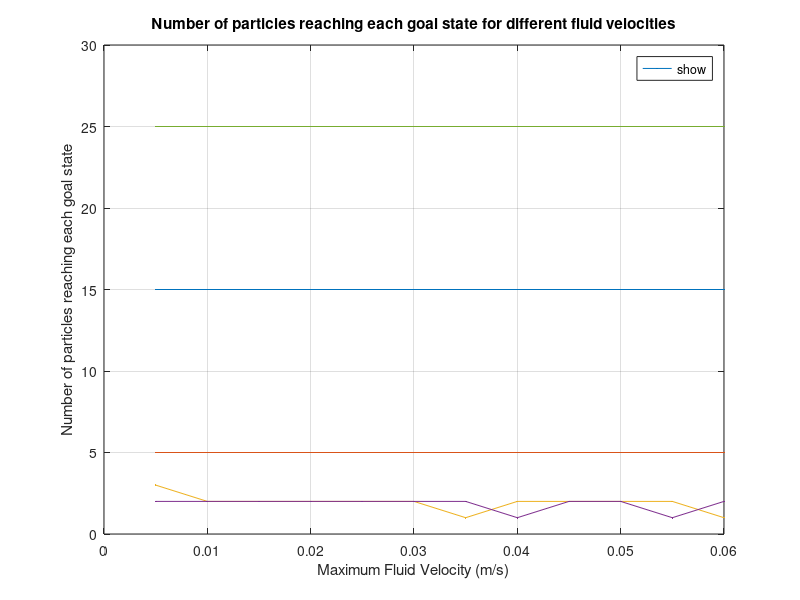

Source code (MATLAB):
function plotResults()
%CREATEFIGURE(X1, YMatrix1)
%  X1:  vector of plot x data
%  YMATRIX1:  matrix of plot y data

%  Auto-generated by MATLAB on 08-Apr-2022 11:27:04

close all;

x = 5:5:60;
x = x ./ 1000;
y = [15	5	3	2	25;
15	5	2	2	25;
15	5	2	2	25;
15	5	2	2	25;
15	5	2	2	25;
15	5	2	2	25;
15	5	1	2	25;
15	5	2	1	25;
15	5	2	2	25;
15	5	2	2	25;
15	5	2	1	25;
15	5	1	2	25];
% %yStartDist1OLD = [97.2, 89.2, 81.8];
% yStartDist = [97.6, 95.2, 94.2, 89.6; 
%     98.4, 97.6, 96.2, 93.2; 
%     94.6, 95.4, 88, 86; 
%     90, 97.8, 83.2, 83.8; 
%     94.4, 94, 81, 80; 
%     92, 87.4, 73.8, 83.2];
% yStartDist05 = [98.8, 100, 92.2];
% yStartDist1 = [94.4, 98.8, 92.6];
% yStartDist15 = [91.4, 94.4, 89];
% yStartDist2 = [95, 91.6, 82.4];
% yOLDParticleSize = [63,81.2,80.2,69.6,66.6,71.6,78.8];
% yOLDForceCap = [84.4,85.2,88,95.2,96.4];
% yOLDFlow = [99.77777778,98.4,98.4,79.4,59.2,39,29.4];
% SEParticleSize = [2.235073949, 0.777460253, 0.952190457, 1.783878421, 0.653197265, 0.426874949, 3.923717059];
% SEForceCap = [6.593262554, 10.56303828, 2.04504822, 2.851120637, 1.339983416];
% SEFlow = [1.627540749, 1.423610434, 0.843274043, 0.742368582, 0.653197265, 2.816617357, 2.048305533];
% %SEStartDist1OLD = [0.742368582, 5.225578118, 5.019517462];
% SEStartDist = [1.1384199576606147, 0.25298221281346944, 0.06324555320336848, 1.7708754896942906;
%     0.12649110640673697, 0.12649110640673697, 0.06324555320336848, 1.0119288512538822;
%     1.0751744044572507, 0.18973665961010097, 1.2649110640673518, 1.8973665961010275;
%     0.6324555320336759, 0.06324555320336848, 2.782804340948173, 4.4904342774391;
%     1.7708754896942906, 1.8973665961010275, 5.375872022286245, 1.2649110640673518;
%     1.8973665961010275, 2.7195587877448046, 0.6957010852370443, 0.8854377448471453];
% SEStartDist05 = [0.8, 0, 2.640706976];
% SEStartDist1 = [1.146976702, 0.611010093, 2.441311123];
% SEStartDist15 = [2.733333333, 1.107549848, 3.058685266];
% SEStartDist2 = [1.406334874, 3.109841011, 3.474350459];
% SEOLDParticleSize = [4.592264026,2.274496281,3.903844259,3.550273855,3.967086812,3.396730454,3.043389923];
% SEOLDForceCap = [4.73,2.274496281,3.438345856,2.653299832,1.066666667];
% SEOLDFlow = [0.25,1,0.777460253,4.110150038,5.40945674,4.394440933,4.310710176];

% Create figure
figure1 = figure;

% Create axes
axes1 = axes('Parent',figure1);
hold(axes1,'on');

plot1 = plot(x,y, '.-','MarkerSize',4,'MarkerFaceColor','#ff3300');

set(plot1(1),'DisplayName','Goal 1');
set(plot1(2),'DisplayName','Goal 2');
set(plot1(3),'DisplayName','Goal 3');
set(plot1(4),'DisplayName','Goal 4');
set(plot1(5),'DisplayName','Goal 5');
xlabel(axes1,"Maximum Fluid Velocity (m/s)");
ylabel(axes1, 'Number of particles reaching each goal state');
ylim(axes1,[0,30]);
title(axes1,'Number of particles reaching each goal state for different fluid velocities');
box(axes1,'on');
grid(axes1,'on');
legend(axes1,'show','Location','northeast');




%plot1 = errorbar(axes1, xParticleSize, yOLDParticleSize, 'diamond-','MarkerSize',4,'MarkerEdgeColor','#808080','MarkerFaceColor','#ff3300');

% Create multiple line objects using matrix input to plot
% plot5 = errorbar(axes1, xParticleSize, yOLDParticleSize, SEOLDParticleSize,'diamond-','MarkerSize',4,'MarkerEdgeColor','#808080','MarkerFaceColor','#ff3300');
% plot6 = errorbar(axes2, xForceCap, yOLDForceCap, SEOLDForceCap, 'diamond-','MarkerSize',4,'MarkerEdgeColor','#808080','MarkerFaceColor','#008002');
% plot7 = errorbar(axes3, xFlow, yOLDFlow, SEOLDFlow,'diamond-','MarkerSize',4,'MarkerEdgeColor','#808080','MarkerFaceColor','cyan');
% plot1 = errorbar(axes1, xParticleSize, yParticleSize, SEParticleSize,'o--','MarkerSize',4,'MarkerEdgeColor','black','MarkerFaceColor','blue');
% plot2 = errorbar(axes2, xForceCap, yForceCap, SEForceCap, 'o--','MarkerSize',4,'MarkerEdgeColor','black','MarkerFaceColor','magenta');
% plot3 = errorbar(axes3, xFlow, yFlow, SEFlow,'o--','MarkerSize',4,'MarkerEdgeColor','black','MarkerFaceColor','red');
%plot05 = errorbar(axes4, xStartDist-0.05, yStartDist05, SEStartDist05,'o','MarkerSize',4,'MarkerEdgeColor','black','MarkerFaceColor','red');
%plot10 = errorbar(axes4, xStartDist, yStartDist1, SEStartDist1,'square','MarkerSize',4,'MarkerEdgeColor','black','MarkerFaceColor','blue');
%plot15 = errorbar(axes4, xStartDist+0.05, yStartDist15, SEStartDist15,'<','MarkerSize',4,'MarkerEdgeColor','black','MarkerFaceColor','magenta');
%plot20 = errorbar(axes4, xStartDist+0.1, yStartDist2,SEStartDist2,'>','MarkerSize',4,'MarkerEdgeColor','black','MarkerFaceColor','cyan');
%plot05 = errorbar(axes4, xStartDistFlow, yStartDist(:,1), SEStartDist(:,1),'o--','MarkerSize',4,'MarkerEdgeColor','black','MarkerFaceColor','red');
%plot10 = errorbar(axes4, xStartDistFlow, yStartDist(:,2), SEStartDist(:,2),'square-','MarkerSize',4,'MarkerEdgeColor','black','MarkerFaceColor','blue');
%plot15 = errorbar(axes4, xStartDistFlow, yStartDist(:,3), SEStartDist(:,3),'<-.','MarkerSize',4,'MarkerEdgeColor','black','MarkerFaceColor','magenta');
%plot20 = errorbar(axes4, xStartDistFlow, yStartDist(:,4), SEStartDist(:,4),'>:','MarkerSize',4,'MarkerEdgeColor','black','MarkerFaceColor','#008002');
%barPlot05 = bar(axes4, xStartDistFlow, yflip,"stacked");


% newYStartDistTWO = yStartDist(:,[1,3]);
% newSESTARTDISTTWO = SEStartDist(:,[1,3]);
% barPlot05 = bar(axes4, xStartDistFlow.* 200, newYStartDistTWO,"grouped");
% hold on;
% barPlot05(1).FaceColor = 'red';
% barPlot05(2).FaceColor = 'blue';
% %barPlot05(3).FaceColor = 'magenta';
% %barPlot05(4).FaceColor = '#008002';
% 
% ngroups = size(newYStartDistTWO, 1);
% nbars = size(newYStartDistTWO, 2);
% % Calculating the width for each bar group
% groupwidth = min(0.8, nbars/(nbars + 1.5));
% for i = 1:nbars
%     x = (1:ngroups) - groupwidth/2 + (2*i-1) * groupwidth / (2*nbars);
%     errorbar(x, newYStartDistTWO(:,i), newSESTARTDISTTWO(:,i), '.','Color','black');
% end
% %plot05 = errorbar(axes4, xStartDistFlow, yStartDist(:,1), SEStartDist(:,1),'MarkerSize',4,'MarkerEdgeColor','black','MarkerFaceColor','red');
% %plot10 = errorbar(axes4, xStartDistFlow, yStartDist(:,2), SEStartDist(:,2),'MarkerSize',4,'MarkerEdgeColor','black','MarkerFaceColor','blue');
% %plot15 = errorbar(axes4, xStartDistFlow, yStartDist(:,3), SEStartDist(:,3),'MarkerSize',4,'MarkerEdgeColor','black','MarkerFaceColor','magenta');
% %plot20 = errorbar(axes4, xStartDistFlow, yStartDist(:,4), SEStartDist(:,4),'MarkerSize',4,'MarkerEdgeColor','black','MarkerFaceColor','#008002');
% %plot05.LineStyle = "none";
% %plot10.LineStyle = "none";
% %plot15.LineStyle = "none";
% %plot20.LineStyle = "none";
% 
% plot1.Color = 'black';
% plot2.Color = 'black';
% plot3.Color = 'black';
% %plot05.Color = 'red';
% %plot10.Color = 'blue';
% %plot15.Color = 'magenta';
% %plot20.Color = "#008002";
% %plot05.Color = 'red';
% %plot10.Color = 'blue';
% %plot15.Color = 'magenta';
% %plot20.Color = 'cyan';
% plot5.Color = '#808080';
% plot6.Color = '#808080';
% plot7.Color = '#808080';
% set(plot1,'DisplayName','Novint Falcon haptic device based control');%Effect of particle chain length on particle control
% set(plot2,'DisplayName','Novint Falcon haptic device based control');
% set(plot3,'DisplayName','Novint Falcon haptic device based control');
% 
% set(barPlot05(1),'DisplayName','Particles start in a "Clump" formation');
% set(barPlot05(2),'DisplayName','Particles start in a "Split" formation');
% %set(barPlot05(2),'DisplayName','Particles start in a "Spread" formation');
% %set(barPlot05(3),'DisplayName','Particles start in a "Split Clump" formation');
% %set(barPlot05(4),'DisplayName','Particles start in a "Split Spread" formation');
% %set(plot05,'DisplayName','Fluid Flow of 0.5 m/s');
% %set(plot10,'DisplayName','Fluid Flow of 1 m/s');
% %set(plot15,'DisplayName','Fluid Flow of 1.5 m/s');
% %set(plot20,'DisplayName','Fluid Flow of 2 m/s');
% 
% set(plot5,'DisplayName','Keyboard based control');
% set(plot6,'DisplayName','Keyboard based control');
% set(plot7,'DisplayName','Keyboard based control');
% 
% % Create x and y labels
% xlabel(axes1,"Length of particle chain in whole particles");
% ylabel(axes1, 'Percentage of particles reaching goal state');
% ylim(axes1,[0,100]);
% xlabel(axes2,"Maximum magnetic field gradient (MA/m^2)");
% ylabel(axes2, 'Percentage of particles reaching goal state');
% ylim(axes2,[0,100]);
% xlabel(axes3,"Rate of simulated blood-flow (m/s)");
% ylabel(axes3, 'Percentage of particles reaching goal state');
% ylim(axes3,[0,100]);
% xlabel(axes4,"Fluid Flow (m/s)");
% ylabel(axes4, 'Percentage of particles reaching goal state');
% ylim(axes4,[50,100]);
% % Create title
% title(axes1,'Effect of particle chain length on particle control');
% title(axes2,'Effect of capping the magnetic force on particle control');
% title(axes3,'Effect of flow rate on percentage on particle control');
% title(axes4,'Effect of starting distribution on particle control');
% 
% 
% box(axes1,'on');
% grid(axes1,'on');
% % Create legend
% legend(axes1,'show','Location','southeast');
% box(axes2,'on');
% grid(axes2,'on');
% % Create legend
% legend(axes2,'show','Location','southeast');
% box(axes3,'on');
% grid(axes3,'on');
% % Create legend
% legend(axes3,'show','Location','southwest');
% 
% legend(axes4,'Particles start in a "Clump" formation','Particles start in a "Split" formation','Location','southwest'); %Spread" formation','Particles start in a "Split Clump" formation','Particles start in a "Split Spread" formation','','','',''
% %axes4.XAxis.TickLabels = categorical(["Clump","Line","Split"]);
% %axes4.XAxis.TickLabels = categorical(["0.005","0.01","0.015","0.02","0.025","0.03"]);
% %axes4.XAxis.TickLabels = [0.005,"",0.01,"",0.015,"",0.02,"",0.025,"",0.03];
% axes4.XAxis.TickLabels = [0.005,0.01,0.015,0.02,0.025,0.03];
% %axes4.XAxis.TickValues = [0.005,0.01,0.015,0.02,0.025,0.03];
% %axes4.XAxis.TickLabels = [0.005,0.01,0.015,0.02,0.025,0.03];
% box(axes4,'on');
% grid(axes4,'on');

